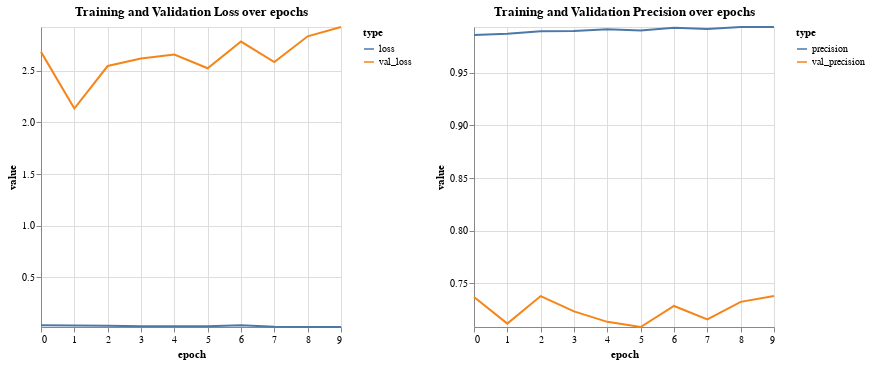

Write notebook code for a chart like this one.
### Markdown cell above
The visualization of the training process in combination with the performance on the test data shows clear signs of overfitting on the training data. The model performs extremely good, nearly perfect on the training data. The performance of the test data does differ significantly. The precision on the training data is close at around 99%, while the precision on the test data ranges between 70 and 74%.

### Code cell
visualizeHistory(final_hist)

### Figure 1 — Vega-Lite specification as saved in the notebook (floating-point values rounded to 4 significant figures)
{"config": {"view": {"continuousWidth": 300, "continuousHeight": 300}}, "hconcat": [{"data": {"name": "data-a705bee9ac01723038adacdb439c57f2"}, "mark": {"type": "line"}, "encoding": {"color": {"field": "type", "legend": {"orient": "right"}, "type": "nominal"}, "x": {"field": "epoch", "type": "quantitative"}, "y": {"field": "value", "scale": {"domain": [0.02094, 2.922]}, "type": "quantitative"}}, "title": "Training and Validation Loss over epochs"}, {"data": {"name": "data-2f6446b0b5a59146041b7ba843a300a4"}, "mark": {"type": "line"}, "encoding": {"color": {"field": "type", "legend": {"orient": "right"}, "type": "nominal"}, "x": {"field": "epoch", "type": "quantitative"}, "y": {"field": "value", "scale": {"domain": [0.7083, 0.9937]}, "type": "quantitative"}}, "title": "Training and Validation Precision over epochs"}], "resolve": {"scale": {"color": "independent"}}, "$schema": "https://vega.github.io/schema/vega-lite/v5.20.1.json", "datasets": {"data-a705bee9ac01723038adacdb439c57f2": [{"epoch": 0, "type": "loss", "value": 0.03858}, {"epoch": 1, "type": "loss", "value": 0.03581}, {"epoch": 2, "type": "loss", "value": 0.03186}, {"epoch": 3, "type": "loss", "value": 0.02867}, {"epoch": 4, "type": "loss", "value": 0.02744}, {"epoch": 5, "type": "loss", "value": 0.02705}, {"epoch": 6, "type": "loss", "value": 0.03791}, {"epoch": 7, "type": "loss", "value": 0.02371}, {"epoch": 8, "type": "loss", "value": 0.02183}, {"epoch": 9, "type": "loss", "value": 0.02094}, {"epoch": 0, "type": "val_loss", "value": 2.682}, {"epoch": 1, "type": "val_loss", "value": 2.133}, {"epoch": 2, "type": "val_loss", "value": 2.545}, {"epoch": 3, "type": "val_loss", "value": 2.617}, {"epoch": 4, "type": "val_loss", "value": 2.655}, {"epoch": 5, "type": "val_loss", "value": 2.523}, {"epoch": 6, "type": "val_loss", "value": 2.781}, {"epoch": 7, "type": "val_loss", "value": 2.583}, {"epoch": 8, "type": "val_loss", "value": 2.832}, {"epoch": 9, "type": "val_loss", "value": 2.922}], "data-2f6446b0b5a59146041b7ba843a300a4": [{"epoch": 0, "type": "precision", "value": 0.986}, {"epoch": 1, "type": "precision", "value": 0.9871}, {"epoch": 2, "type": "precision", "value": 0.9897}, {"epoch": 3, "type": "precision", "value": 0.9898}, {"epoch": 4, "type": "precision", "value": 0.9916}, {"epoch": 5, "type": "precision", "value": 0.9903}, {"epoch": 6, "type": "precision", "value": 0.993}, {"epoch": 7, "type": "precision", "value": 0.9918}, {"epoch": 8, "type": "precision", "value": 0.9937}, {"epoch": 9, "type": "precision", "value": 0.9936}, {"epoch": 0, "type": "val_precision", "value": 0.7368}, {"epoch": 1, "type": "val_precision", "value": 0.7116}, {"epoch": 2, "type": "val_precision", "value": 0.7378}, {"epoch": 3, "type": "val_precision", "value": 0.7232}, {"epoch": 4, "type": "val_precision", "value": 0.7132}, {"epoch": 5, "type": "val_precision", "value": 0.7083}, {"epoch": 6, "type": "val_precision", "value": 0.7283}, {"epoch": 7, "type": "val_precision", "value": 0.7156}, {"epoch": 8, "type": "val_precision", "value": 0.7322}, {"epoch": 9, "type": "val_precision", "value": 0.7377}]}}
